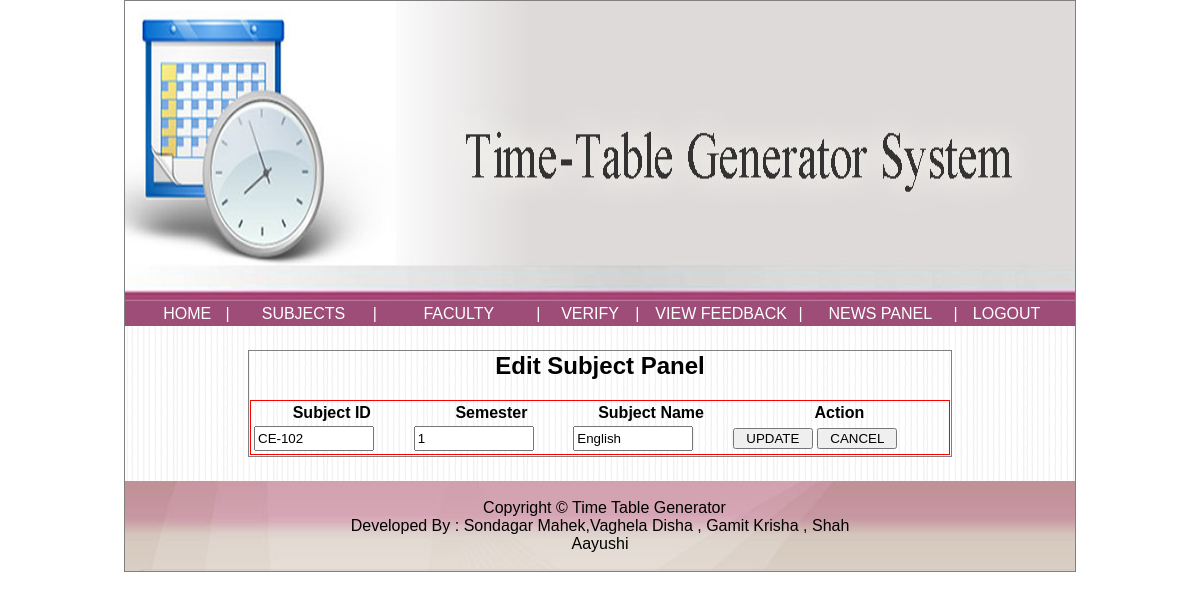
The app's page /admin/editSubj_ce.php?id=CE-102 (signed in) with its own data.
### tables this page shows
CREATE TABLE `subj_ce` (
  `sid` varchar(11) NOT NULL,
  `sname` varchar(80) DEFAULT NULL,
  `sem` varchar(10) DEFAULT NULL
);

### admin/editSubj_ce.php (the view, shortened to what this page needs)
<?php
$id = $_GET['id'];
 include("header.html"); ?>
        <div style="width:950px;background-image:url('../images/bg.png');">
	<table>
	<tr>
	<td style="width:125px;">&nbsp;</td>
	<td style="width:700px;">&nbsp;</td>
	<td style="width:125px;">&nbsp;</td>
	</tr>
	<tr>
<form action="" method="post">
	<td style="width:125px;">&nbsp;</td>
	<td style="width:700px;border:1px solid gray;">
	<div style="width:700px;">
		<center><h2> Edit Subject Panel </h2>
	<?php
	include("../config.php");
	$qq = "select * from subj_ce where sid='$id'";
	$rr = mysqli_query($con,$qq) or die(mysqli_error());
	$cc = mysqli_num_rows($rr);
	if($cc > 0)
	{
		while($row = mysqli_fetch_array($rr))
		{
			$a = $row['0'];
			$b = $row['2'];
			$c = $row['1'];
		}
	}
	else
	{
		echo "<script>alert('No data to display')</script>";
	}
	?>
	</center>
	<table style="width:700px;border:1px solid red;">
		<tr>
			<th>Subject ID</th>
			<th>Semester</th>
			<th>Subject Name</th>
			<th>Action</th>
		</tr>
		<tr>
			<td> <input type="text" style="width:120px;height:25px;" value="<?php echo $a; ?>" readonly> </td>
			<td> <input type="text" style="width:120px;height:25px;" value="<?php echo $b; ?>" name="t1"> </td>
			<td> <input type="text" style="width:120px;height:25px;" value="<?php echo $c; ?>" name="t2"> </td>
			<td> <input type="submit" style="width:80px;" name="s1" value="UPDATE"> <input type="submit" name="s2" style="width:80px;" value="CANCEL"></td>
		</tr>
	</table>
	</div>
	</td>
	<td style="width:125px;">&nbsp;</td>
</tr>
<tr>
	<td style="width:125px;">&nbsp;</td>
	<td style="width:700px;">&nbsp;</td>
	<td style="width:125px;">&nbsp;</td>
</tr>
</table>
        </div>

### style.css (style rules this page uses)
body { font-family:arial; }
.link { display:block;color:White;background-color:#9D4D77;text-decoration:none;text-align: center; }
input { width:200px; }

### records on screen
subj_ce: sid "CE-102", t1 "1", t2 "English"
